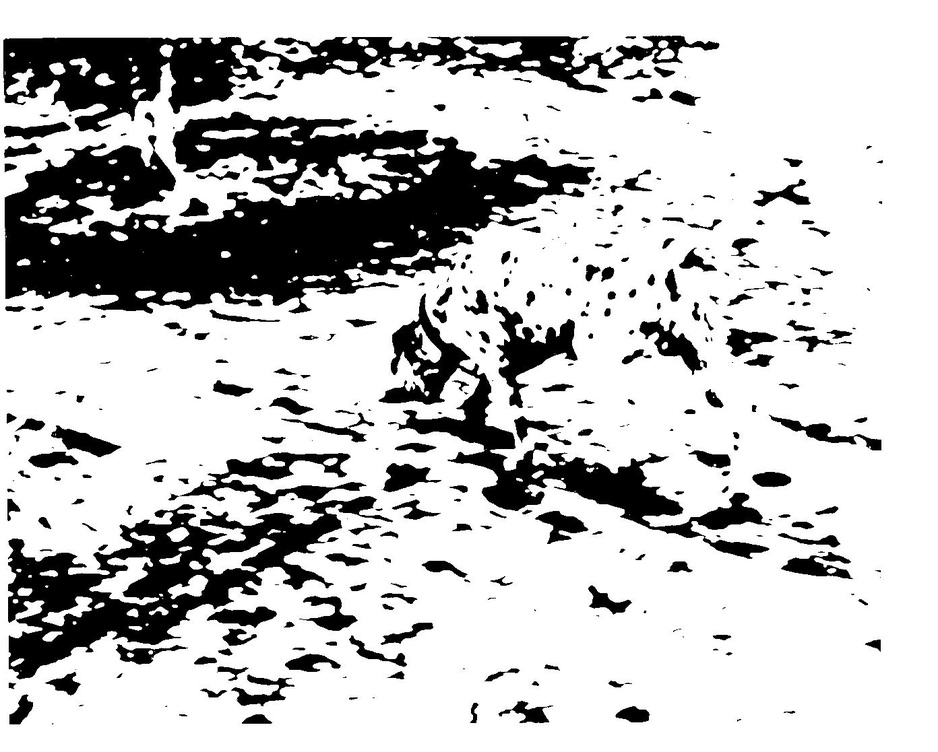
%> input picture DD2423_Lab_Files/Images/dog.jpg, 938 x 752 px, shrunk from 1392 x 1117 before the run
$ octave --eval "result = Lvvtilde(imread('../../DD2423_Lab_Files/Images/dog.jpg'));"   (GNU Octave 9; MATLAB toolbox functions it lacks are replaced by stand-ins)
%> lines starting %> are read from the running program, lines starting %| are printed output that depends on the picture
function Lvv = Lvvtilde(image, shape)
% LVVTILDE Computes the second directional derivative (Lvv) of an image.
%   Lvv = Lvvtilde(image, shape)
%   - image: input image
%   - shape: convolution shape ('same', etc.)

    if nargin < 2
        shape = 'same';
    end

    % First order derivatives
    dx = padarray([1/2, 0, -1/2], [2, 1], 0, 'both');
    dy = padarray([1/2, 0, -1/2]', [1, 2], 0, 'both');

    % Second order derivatives
    dxx = padarray([1, -2, 1], [2, 1], 0, 'both');
    dyy = padarray([1, -2, 1]', [1, 2], 0, 'both');
    dxy = conv2([1/2, 0, -1/2], [1/2, 0, -1/2]', 'same');

    % Compute derivatives
    Lx = conv2(image, dx, shape);
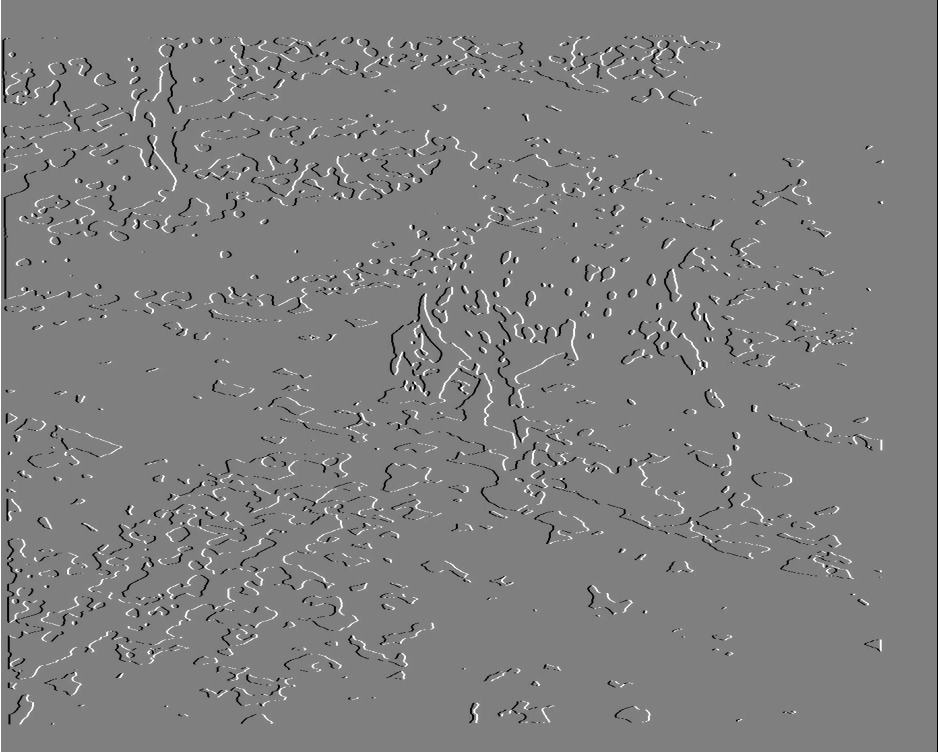
%> Lx: size 752x938 double; min -127.5, max 127.5, mean 0; drawn with min black and max white
    Ly = conv2(image, dy, shape);
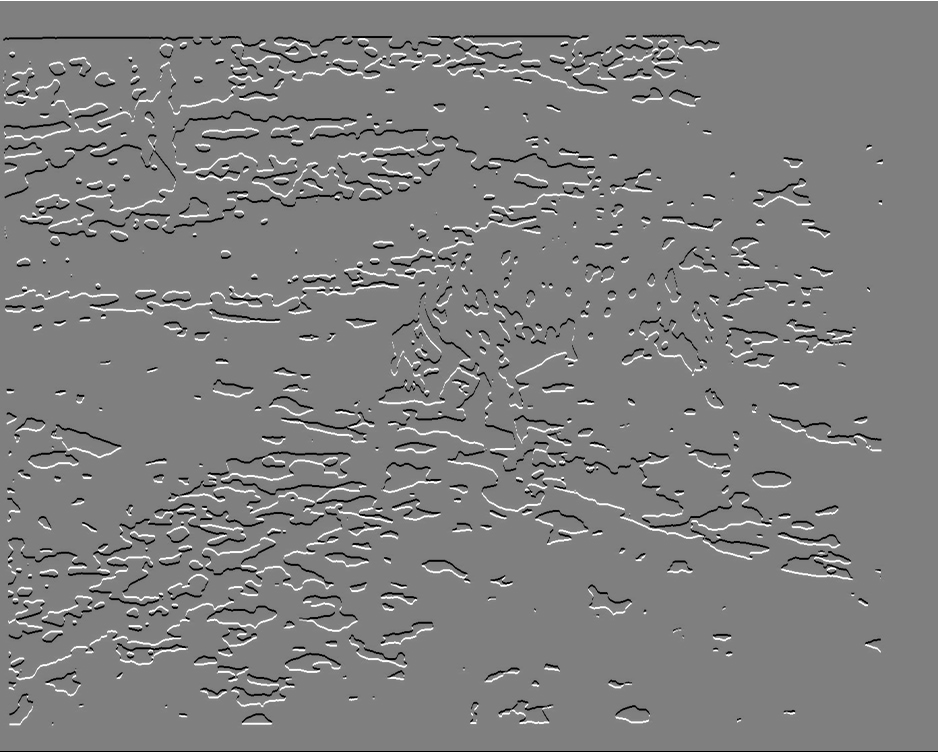
%> Ly: size 752x938 double; min -127.5, max 127.5, mean 0; mean of the top-left, top-right, bottom-left and bottom-right quarters 0.3, 0.3, -0.3, -0.3; drawn with min black and max white
    Lxx = conv2(image, dxx, shape);
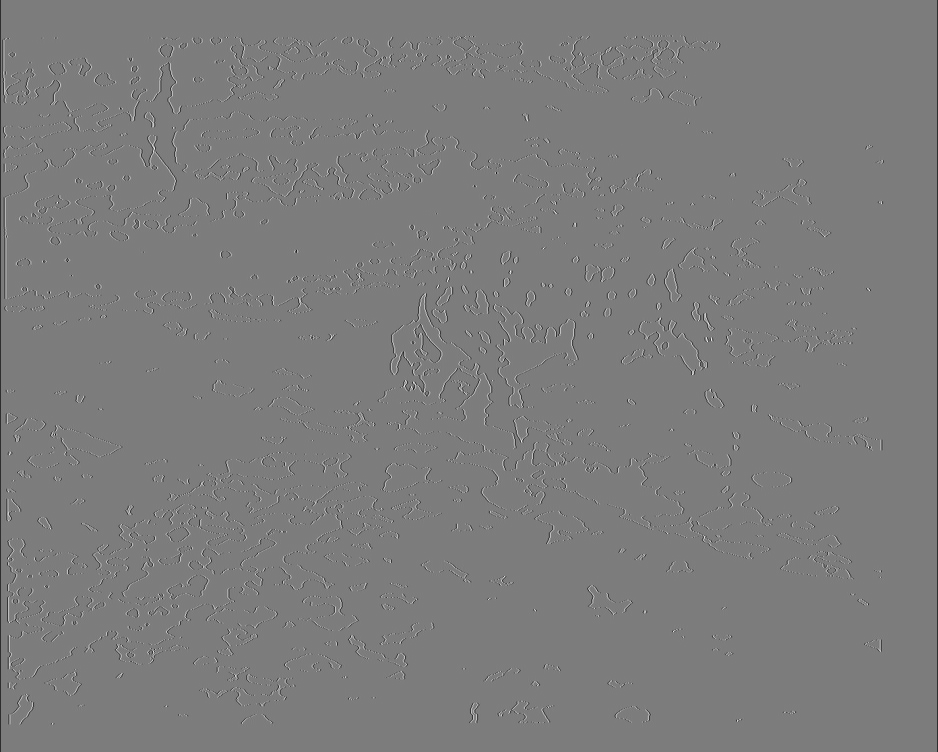
%> Lxx: size 752x938 double; min -404, max 421, mean -0.5; drawn with min black and max white
    Lxy = conv2(image, dxy, shape);
%> Lxy: size 752x938 double; every value is 0
    Lyy = conv2(image, dyy, shape);

    % Second directional derivative
    Lvv = (Lx .^ 2) .* Lxx + 2 * (Lx .* Ly .* Lxy) + (Ly .^ 2) .* Lyy;
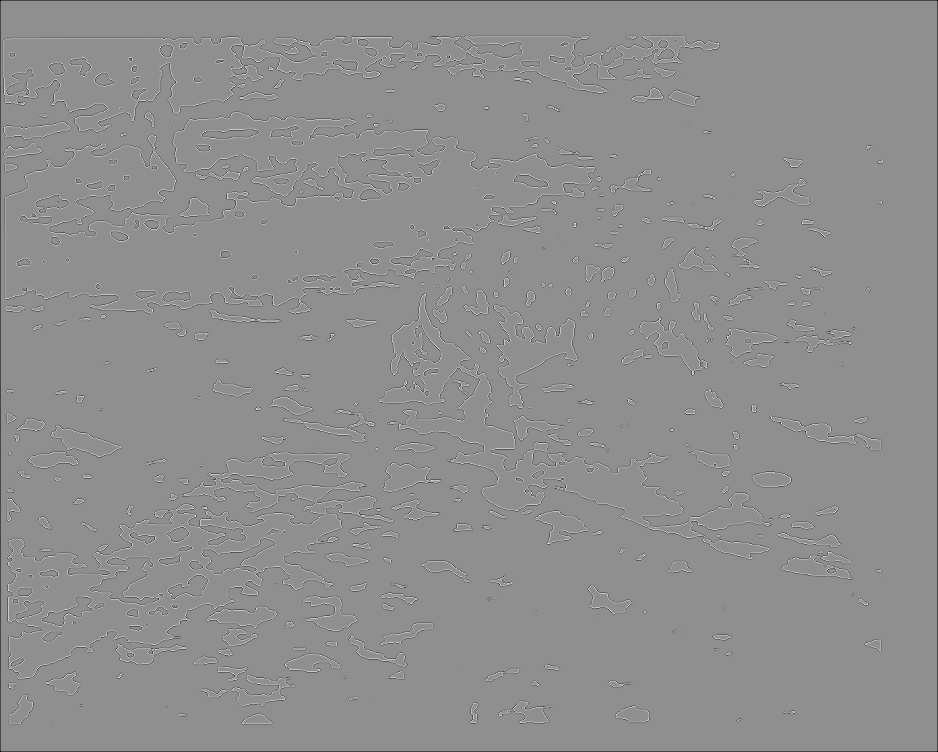
%> Lvv: size 752x938 double; min -8290687.5, max 6484572.2, mean -23659.6; drawn with min black and max white
end
